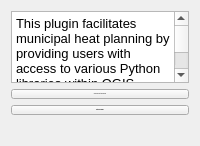
         <widget class="QWidget" name="tab_intro">
          <attribute name="title">
           <string>Introduction</string>
          </attribute>
          <layout class="QVBoxLayout" name="verticalLayout">
           <item>
            <widget class="QTextBrowser" name="intro_textBrowser">
             <property name="sizePolicy">
              <sizepolicy hsizetype="Expanding" vsizetype="MinimumExpanding">
               <horstretch>0</horstretch>
               <verstretch>0</verstretch>
              </sizepolicy>
             </property>
             <property name="minimumSize">
              <size>
               <width>0</width>
               <height>0</height>
              </size>
             </property>
             <property name="maximumSize">
              <size>
               <width>16777215</width>
               <height>800</height>
              </size>
             </property>
             <property name="sizeAdjustPolicy">
              <enum>QAbstractScrollArea::AdjustToContents</enum>
             </property>
             <property name="html">
              <string>&lt;!DOCTYPE HTML PUBLIC &quot;-//W3C//DTD HTML 4.0//EN&quot; &quot;http://www.w3.org/TR/REC-html40/strict.dtd&quot;&gt;
&lt;html&gt;&lt;head&gt;&lt;meta name=&quot;qrichtext&quot; content=&quot;1&quot; /&gt;&lt;style type=&quot;text/css&quot;&gt;
p, li { white-space: pre-wrap; }
&lt;/style&gt;&lt;/head&gt;&lt;body style=&quot; font-family:'Arial','sans-serif'; font-size:7.8pt; font-weight:400; font-style:normal;&quot;&gt;
&lt;p style=&quot; margin-top:0px; margin-bottom:0px; margin-left:0px; margin-right:0px; -qt-block-indent:0; text-indent:0px;&quot;&gt;&lt;span style=&quot; font-family:'MS Shell Dlg 2'; font-size:10pt;&quot;&gt;This plugin facilitates municipal heat planning by providing users with access to various Python libraries within QGIS, eliminating the need for programming expertise. It streamlines the heat planning process by automating tasks such as data download, file adjustment, and network analysis.&lt;/span&gt;&lt;/p&gt;
&lt;p style=&quot;-qt-paragraph-type:empty; margin-top:0px; margin-bottom:0px; margin-left:0px; margin-right:0px; -qt-block-indent:0; text-indent:0px; font-family:'MS Shell Dlg 2'; font-size:10pt;&quot;&gt;&lt;br /&gt;&lt;/p&gt;
&lt;p style=&quot; margin-top:0px; margin-bottom:0px; margin-left:0px; margin-right:0px; -qt-block-indent:0; text-indent:0px;&quot;&gt;&lt;span style=&quot; font-family:'MS Shell Dlg 2'; font-size:10pt; font-weight:600;&quot;&gt;To ensure that the required packages are installed, please click on &amp;quot;Install Packages&amp;quot; at the bottom of this page. You either need administrator rights or have the same python version installed as used by QGIS. This will automatically install the necessary Python libraries: &lt;/span&gt;&lt;/p&gt;
&lt;p style=&quot; margin-top:0px; margin-bottom:0px; margin-left:0px; margin-right:0px; -qt-block-indent:0; text-indent:0px;&quot;&gt;&lt;span style=&quot; font-family:'MS Shell Dlg 2'; font-size:10pt; font-weight:600;&quot;&gt;geopandas, OWSLib, pandas, fiona, numpy, networkx, matplotlib, openpyxl, demandlib, workalendar&lt;/span&gt;&lt;/p&gt;
&lt;p style=&quot;-qt-paragraph-type:empty; margin-top:0px; margin-bottom:0px; margin-left:0px; margin-right:0px; -qt-block-indent:0; text-indent:0px; font-family:'MS Shell Dlg 2'; font-size:10pt; font-weight:600;&quot;&gt;&lt;br /&gt;&lt;/p&gt;
&lt;p style=&quot; margin-top:0px; margin-bottom:0px; margin-left:0px; margin-right:0px; -qt-block-indent:0; text-indent:0px;&quot;&gt;&lt;span style=&quot; font-family:'MS Shell Dlg 2'; font-size:10pt; font-weight:600;&quot;&gt;Alternatively, you can follow the steps from this guide and install the libraries yourself:&lt;/span&gt;&lt;/p&gt;
&lt;p style=&quot; margin-top:0px; margin-bottom:0px; margin-left:0px; margin-right:0px; -qt-block-indent:0; text-indent:0px;&quot;&gt;&lt;a href=&quot;https://landscapearchaeology.org/2018/installing-python-packages-in-qgis-3-for-windows/&quot;&gt;&lt;span style=&quot; font-family:'MS Shell Dlg 2'; font-size:10pt; text-decoration: underline; color:#3978ff;&quot;&gt;https://landscapearchaeology.org/2018/installing-python-packages-in-qgis-3-for-windows/&lt;/span&gt;&lt;/a&gt;&lt;/p&gt;
&lt;p style=&quot;-qt-paragraph-type:empty; margin-top:0px; margin-bottom:0px; margin-left:0px; margin-right:0px; -qt-block-indent:0; text-indent:0px; font-family:'MS Shell Dlg 2'; font-size:10pt;&quot;&gt;&lt;br /&gt;&lt;/p&gt;
&lt;p style=&quot; margin-top:0px; margin-bottom:0px; margin-left:0px; margin-right:0px; -qt-block-indent:0; text-indent:0px;&quot;&gt;&lt;span style=&quot; font-family:'MS Shell Dlg 2'; font-size:10pt; font-weight:600;&quot;&gt;See the F|Heat documentation or our german website for further information:&lt;/span&gt;&lt;/p&gt;
&lt;p style=&quot; margin-top:0px; margin-bottom:0px; margin-left:0px; margin-right:0px; -qt-block-indent:0; text-indent:0px;&quot;&gt;&lt;a href=&quot;https://f-heat-qgis.readthedocs.io/en/latest/&quot;&gt;&lt;span style=&quot; font-family:'MS Shell Dlg 2'; font-size:10pt; text-decoration: underline; color:#3978ff;&quot;&gt;https://f-heat-qgis.readthedocs.io/en/latest/&lt;/span&gt;&lt;/a&gt;&lt;/p&gt;
&lt;p style=&quot; margin-top:0px; margin-bottom:0px; margin-left:0px; margin-right:0px; -qt-block-indent:0; text-indent:0px;&quot;&gt;&lt;a href=&quot;https://fheat.readthedocs.io/en/latest/index.html&quot;&gt;&lt;span style=&quot; font-family:'MS Shell Dlg 2'; font-size:10pt; text-decoration: underline; color:#3978ff;&quot;&gt;https://www.fh-muenster.de/de/fheat/index&lt;/span&gt;&lt;/a&gt;&lt;/p&gt;
&lt;p style=&quot;-qt-paragraph-type:empty; margin-top:0px; margin-bottom:0px; margin-left:0px; margin-right:0px; -qt-block-indent:0; text-indent:0px; font-family:'MS Shell Dlg 2'; font-size:10pt; text-decoration: underline; color:#3978ff;&quot;&gt;&lt;br /&gt;&lt;/p&gt;
&lt;p style=&quot; margin-top:0px; margin-bottom:0px; margin-left:0px; margin-right:0px; -qt-block-indent:0; text-indent:0px;&quot;&gt;&lt;span style=&quot; font-family:'MS Shell Dlg 2'; font-size:10pt;&quot;&gt;Since this plugin is tailored to NRW, Germany, all attributes of the generated shape files are translated into German. See the documentation for an explanation of the attributes.&lt;/span&gt;&lt;/p&gt;
&lt;p style=&quot;-qt-paragraph-type:empty; margin-top:0px; margin-bottom:0px; margin-left:0px; margin-right:0px; -qt-block-indent:0; text-indent:0px;&quot;&gt;&lt;br /&gt;&lt;/p&gt;
&lt;p style=&quot; margin-top:0px; margin-bottom:0px; margin-left:0px; margin-right:0px; -qt-block-indent:0; text-indent:0px;&quot;&gt;&lt;span style=&quot; font-family:'MS Shell Dlg 2'; font-size:10pt;&quot;&gt;The plugin is divided into four tabs.&lt;/span&gt;&lt;/p&gt;
&lt;p style=&quot; margin-top:0px; margin-bottom:0px; margin-left:0px; margin-right:0px; -qt-block-indent:0; text-indent:0px;&quot;&gt;&lt;span style=&quot; font-family:'MS Shell Dlg 2'; font-size:10pt;&quot;&gt;- Download Files and Adjust Files are tailored for use in NRW, Germany.&lt;/span&gt;&lt;/p&gt;
&lt;p style=&quot; margin-top:0px; margin-bottom:0px; margin-left:0px; margin-right:0px; -qt-block-indent:0; text-indent:0px;&quot;&gt;&lt;span style=&quot; font-family:'MS Shell Dlg 2'; font-size:10pt;&quot;&gt;- Status Analysis, Network Analysis can also be used with other shape files, as long as they contain the necessary attributes.&lt;/span&gt;&lt;/p&gt;
&lt;p style=&quot;-qt-paragraph-type:empty; margin-top:0px; margin-bottom:0px; margin-left:0px; margin-right:0px; -qt-block-indent:0; text-indent:0px; font-family:'MS Shell Dlg 2'; font-size:10pt;&quot;&gt;&lt;br /&gt;&lt;/p&gt;
&lt;p style=&quot; margin-top:0px; margin-bottom:0px; margin-left:0px; margin-right:0px; -qt-block-indent:0; text-indent:0px;&quot;&gt;&lt;span style=&quot; font-family:'MS Shell Dlg 2'; font-size:10pt; text-decoration: underline;&quot;&gt;Download Files&lt;/span&gt;&lt;/p&gt;
&lt;p style=&quot; margin-top:0px; margin-bottom:0px; margin-left:0px; margin-right:0px; -qt-block-indent:0; text-indent:0px;&quot;&gt;&lt;span style=&quot; font-family:'MS Shell Dlg 2'; font-size:10pt;&quot;&gt;The plugin starts at the very beginning of the planning process by first downloading the shapefiles of the buildings, parcels and streets of the city or municipality to be analyzed.&lt;/span&gt;&lt;/p&gt;
&lt;p style=&quot;-qt-paragraph-type:empty; margin-top:0px; margin-bottom:0px; margin-left:0px; margin-right:0px; -qt-block-indent:0; text-indent:0px; font-family:'MS Shell Dlg 2'; font-size:10pt;&quot;&gt;&lt;br /&gt;&lt;/p&gt;
&lt;p style=&quot; margin-top:0px; margin-bottom:0px; margin-left:0px; margin-right:0px; -qt-block-indent:0; text-indent:0px;&quot;&gt;&lt;span style=&quot; font-family:'MS Shell Dlg 2'; font-size:10pt; text-decoration: underline;&quot;&gt;Adjust Files&lt;/span&gt;&lt;/p&gt;
&lt;p style=&quot; margin-top:0px; margin-bottom:0px; margin-left:0px; margin-right:0px; -qt-block-indent:0; text-indent:0px;&quot;&gt;&lt;span style=&quot; font-family:'MS Shell Dlg 2'; font-size:10pt;&quot;&gt;The shapefiles are adjusted for usage in further calculations. Various attributes are added.&lt;/span&gt;&lt;/p&gt;
&lt;p style=&quot;-qt-paragraph-type:empty; margin-top:0px; margin-bottom:0px; margin-left:0px; margin-right:0px; -qt-block-indent:0; text-indent:0px; font-family:'MS Shell Dlg 2'; font-size:10pt;&quot;&gt;&lt;br /&gt;&lt;/p&gt;
&lt;p style=&quot; margin-top:0px; margin-bottom:0px; margin-left:0px; margin-right:0px; -qt-block-indent:0; text-indent:0px;&quot;&gt;&lt;span style=&quot; font-family:'MS Shell Dlg 2'; font-size:10pt; text-decoration: underline;&quot;&gt;Status Analysis&lt;/span&gt;&lt;/p&gt;
&lt;p style=&quot; margin-top:0px; margin-bottom:0px; margin-left:0px; margin-right:0px; -qt-block-indent:0; text-indent:0px;&quot;&gt;&lt;span style=&quot; font-family:'MS Shell Dlg 2'; font-size:10pt;&quot;&gt;Heat line density is added to the streets shapefile. Then the parcels of neighboring buildings are merged into a larger polygon and supplemented with attributes to help finding suitable areas for heating networks.&lt;/span&gt;&lt;/p&gt;
&lt;p style=&quot;-qt-paragraph-type:empty; margin-top:0px; margin-bottom:0px; margin-left:0px; margin-right:0px; -qt-block-indent:0; text-indent:0px; font-family:'MS Shell Dlg 2'; font-size:10pt;&quot;&gt;&lt;br /&gt;&lt;/p&gt;
&lt;p style=&quot; margin-top:0px; margin-bottom:0px; margin-left:0px; margin-right:0px; -qt-block-indent:0; text-indent:0px;&quot;&gt;&lt;span style=&quot; font-family:'MS Shell Dlg 2'; font-size:10pt; text-decoration: underline;&quot;&gt;Network Analysis&lt;/span&gt;&lt;/p&gt;
&lt;p style=&quot; margin-top:0px; margin-bottom:0px; margin-left:0px; margin-right:0px; -qt-block-indent:0; text-indent:0px;&quot;&gt;&lt;span style=&quot; font-family:'MS Shell Dlg 2'; font-size:10pt;&quot;&gt;The buildings are connected to a heat source specified by the user. The resulting network is saved as a shapefile and a summary of the net is also saved as en excel file.&lt;/span&gt;&lt;/p&gt;
&lt;p style=&quot;-qt-paragraph-type:empty; margin-top:0px; margin-bottom:0px; margin-left:0px; margin-right:0px; -qt-block-indent:0; text-indent:0px;&quot;&gt;&lt;br /&gt;&lt;/p&gt;&lt;/body&gt;&lt;/html&gt;</string>
             </property>
             <property name="openExternalLinks">
              <bool>true</bool>
             </property>
            </widget>
           </item>
           <item>
            <widget class="QPushButton" name="intro_pushButton_python_version">
             <property name="font">
              <font>
               <family>Arial</family>
               <pointsize>-1</pointsize>
               <weight>50</weight>
               <bold>false</bold>
              </font>
             </property>
             <property name="text">
              <string>Check QGIS python version</string>
             </property>
            </widget>
           </item>
           <item>
            <widget class="QPushButton" name="intro_pushButton_load_packages">
             <property name="sizePolicy">
              <sizepolicy hsizetype="Minimum" vsizetype="Minimum">
               <horstretch>0</horstretch>
               <verstretch>0</verstretch>
              </sizepolicy>
             </property>
             <property name="maximumSize">
              <size>
               <width>16777215</width>
               <height>30</height>
              </size>
             </property>
             <property name="font">
              <font>
               <family>Arial</family>
               <pointsize>-1</pointsize>
               <weight>75</weight>
               <bold>true</bold>
               <underline>false</underline>
               <kerning>true</kerning>
              </font>
             </property>
             <property name="text">
              <string>Install Packages</string>
             </property>
            </widget>
           </item>
           <item>
            <widget class="QLabel" name="intro_label">
             <property name="sizePolicy">
              <sizepolicy hsizetype="Preferred" vsizetype="Preferred">
               <horstretch>0</horstretch>
               <verstretch>0</verstretch>
              </sizepolicy>
             </property>
             <property name="maximumSize">
              <size>
               <width>16777215</width>
               <height>25</height>
              </size>
             </property>
             <property name="text">
              <string/>
             </property>
             <property name="alignment">
              <set>Qt::AlignCenter</set>
             </property>
            </widget>
           </item>
           <item>
            <spacer name="verticalSpacer_2">
             <property name="orientation">
              <enum>Qt::Vertical</enum>
             </property>
             <property name="sizeType">
              <enum>QSizePolicy::Minimum</enum>
             </property>
             <property name="sizeHint" stdset="0">
              <size>
               <width>20</width>
               <height>0</height>
              </size>
             </property>
            </spacer>
           </item>
          </layout>
         </widget>
